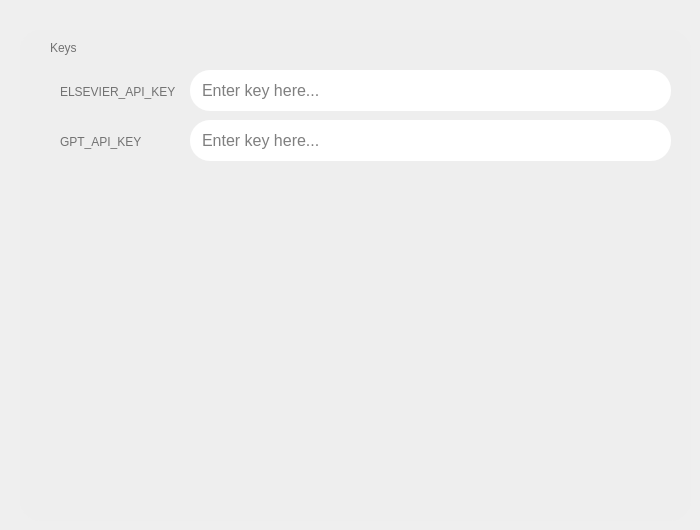
   <widget class="QWidget" name="keysPage">
    <widget class="QWidget" name="keysList" native="true">
     <property name="geometry">
      <rect>
       <x>20</x>
       <y>30</y>
       <width>671</width>
       <height>491</height>
      </rect>
     </property>
     <property name="styleSheet">
      <string notr="true">QWidget{
	background-color: rgb(238, 238, 238);
	border-radius: 20px;
}</string>
     </property>
     <widget class="QLabel" name="keysListTag">
      <property name="geometry">
       <rect>
        <x>30</x>
        <y>10</y>
        <width>111</width>
        <height>16</height>
       </rect>
      </property>
      <property name="styleSheet">
       <string notr="true">QLabel{
	
	color: rgb(113, 113, 113);
	
	font: 700 12pt
	
}</string>
      </property>
      <property name="text">
       <string>Keys</string>
      </property>
     </widget>
     <widget class="QLineEdit" name="elsevierKeyEntry">
      <property name="geometry">
       <rect>
        <x>170</x>
        <y>40</y>
        <width>481</width>
        <height>41</height>
       </rect>
      </property>
      <property name="styleSheet">
       <string notr="true">QLineEdit{
	background-color: rgb(255, 255, 255);
	font: 12pt;
	padding-left: 10px;
}
</string>
      </property>
      <property name="placeholderText">
       <string>Enter key here...</string>
      </property>
     </widget>
     <widget class="QLabel" name="elsevierKeyLabel">
      <property name="geometry">
       <rect>
        <x>40</x>
        <y>54</y>
        <width>121</width>
        <height>16</height>
       </rect>
      </property>
      <property name="styleSheet">
       <string notr="true">QLabel{
	
	color: rgb(113, 113, 113);
	
	font: 700 12pt
	
}</string>
      </property>
      <property name="text">
       <string>ELSEVIER_API_KEY</string>
      </property>
     </widget>
     <widget class="QLabel" name="gptKeyLabel">
      <property name="geometry">
       <rect>
        <x>40</x>
        <y>104</y>
        <width>121</width>
        <height>16</height>
       </rect>
      </property>
      <property name="styleSheet">
       <string notr="true">QLabel{
	
	color: rgb(113, 113, 113);
	
	font: 700 12pt
	
}</string>
      </property>
      <property name="text">
       <string>GPT_API_KEY</string>
      </property>
     </widget>
     <widget class="QLineEdit" name="gptKeyEntry">
      <property name="geometry">
       <rect>
        <x>170</x>
        <y>90</y>
        <width>481</width>
        <height>41</height>
       </rect>
      </property>
      <property name="styleSheet">
       <string notr="true">QLineEdit{
	background-color: rgb(255, 255, 255);
	font: 12pt;
	padding-left: 10px;
}
</string>
      </property>
      <property name="placeholderText">
       <string>Enter key here...</string>
      </property>
     </widget>
    </widget>
   </widget>
